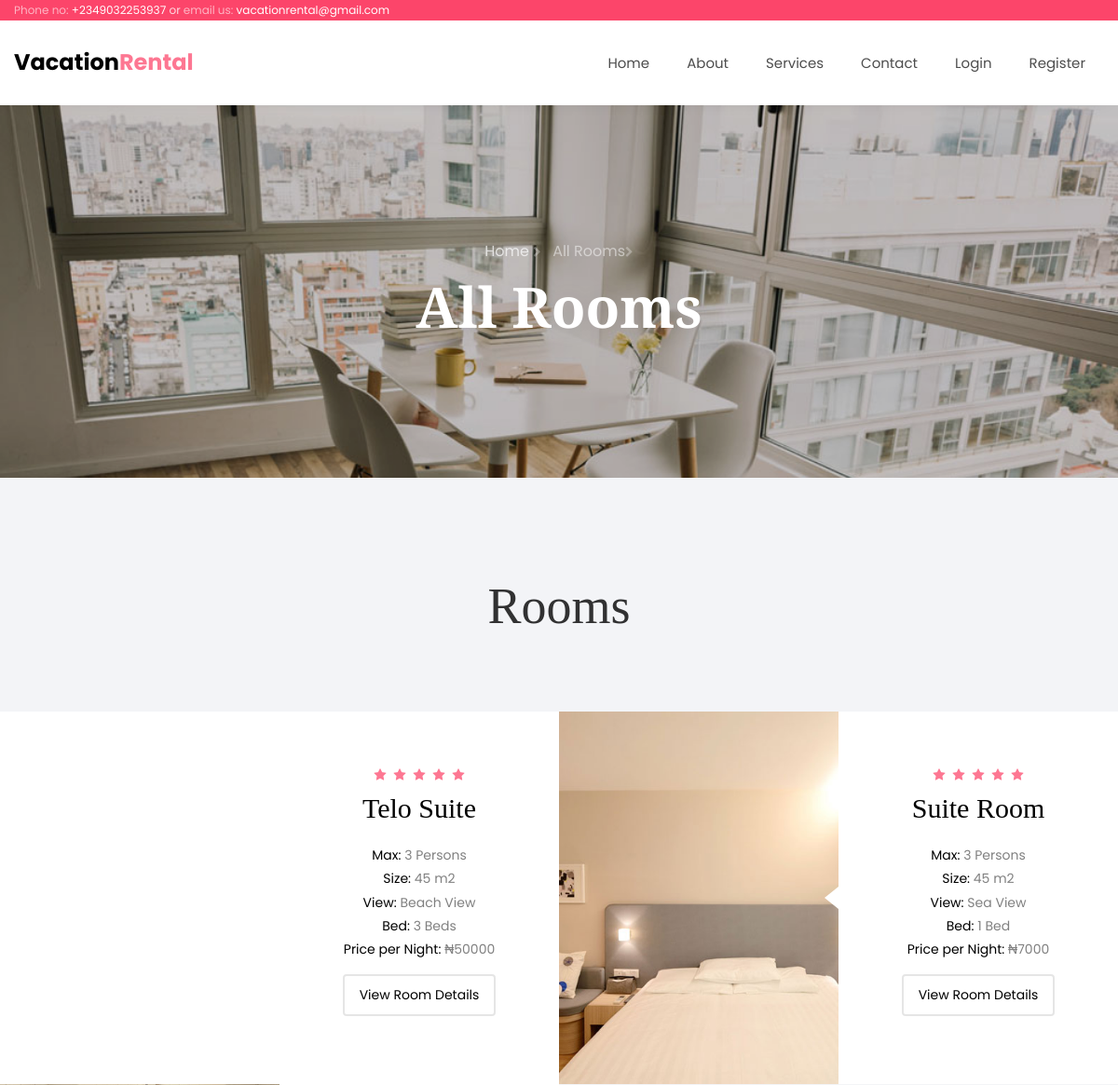
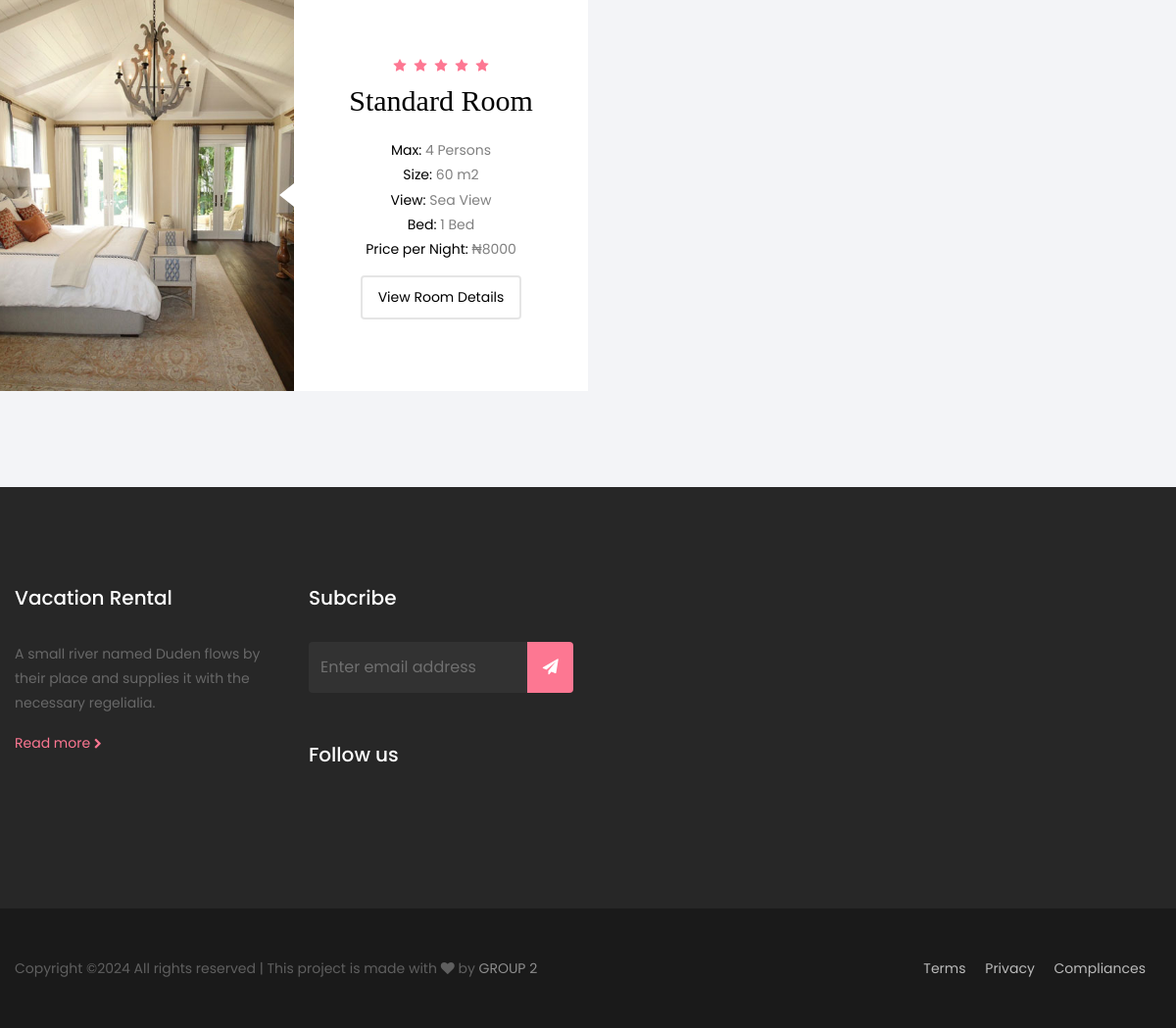
The app's page /allrooms.php with its own data (2 pictures, top to bottom).
### tables this page shows
CREATE TABLE `rooms` (
  `id` int(11) NOT NULL,
  `name` varchar(255) NOT NULL,
  `image` varchar(255) NOT NULL,
  `description` text NOT NULL,
  `price` int(11) NOT NULL,
  `num_persons` int(11) NOT NULL,
  `size` int(11) NOT NULL,
  `view` varchar(255) NOT NULL,
  `num_beds` int(11) NOT NULL,
  `hotel_id` int(11) NOT NULL,
  `hotel_name` varchar(255) NOT NULL,
  `uti_description` text NOT NULL,
  `status` int(11) NOT NULL DEFAULT 1,
  `created_at` timestamp NOT NULL DEFAULT current_timestamp()
);

### allrooms.php (the view)
<?php require "includes/header.php" ?>
<?php require "config/config.php" ?>
<?php
	$rooms = $conn->query("SELECT rooms.* FROM rooms JOIN hotels ON rooms.hotel_id = hotels.id WHERE hotels.status = 1 ORDER BY created_at DESC");
	$rooms->execute();
	$allRooms = $rooms->fetchAll(PDO::FETCH_OBJ);
	$countRooms = $conn->query(" SELECT COUNT(rooms.id) as room_count FROM rooms JOIN hotels ON rooms.hotel_id = hotels.id WHERE hotels.status = 1 AND rooms.status = 1");
	$countAllRooms = $countRooms->fetch(PDO::FETCH_ASSOC);
?>
    <section class="hero-wrap hero-wrap-2" style="background-image: url('images/image_2.jpg');" data-stellar-background-ratio="0.5">
      <div class="overlay"></div>
      <div class="container">
        <div class="row no-gutters slider-text align-items-center justify-content-center">
          <div class="col-md-9 ftco-animate text-center">
          	<p class="breadcrumbs mb-2"><span class="mr-2"><a href="index.php">Home <i class="fa fa-chevron-right"></i></a></span> <span><?php if ($countAllRooms['room_count'] <= 1) { ?> <?php echo 'Room';?><?php } else { ?><?php echo 'All Rooms';?><?php }?><i class="fa fa-chevron-right"></i></span></p>
            <h1 class="mb-0 bread"><?php if ($countAllRooms['room_count'] <= 1) { ?> <?php echo 'Room';?><?php } else { ?><?php echo 'All Rooms';?><?php }?></h1>
          </div>
        </div>
      </div>
    </section>
    <section class="ftco-section bg-light">
		<div class="container-fluid px-md-0">
			<div class="row no-gutters justify-content-center pb-5 mb-3">
				<div class="col-md-7 heading-section text-center ftco-animate">
				<h2><?php if ($countAllRooms['room_count'] <= 1) { ?> <?php echo 'Room';?><?php } else { ?><?php echo 'Rooms';?><?php }?></h2>
				</div>
    		</div>
			<div class="row no-gutters">
			<?php foreach($allRooms as $room) : ?>
    			<div class="col-lg-6">
    				<div class="room-wrap d-md-flex">
    					<a href="<?php echo APPURL; ?>/rooms/room-single.php?id=<?php echo $room->id; ?>" class="img" style="background-image: url(<?php echo ROOMSIMAGES; ?>/<?php echo $room->image; ?>);"></a>
    					<div class="half left-arrow d-flex align-items-center">
    						<div class="text p-4 p-xl-5 text-center">
    							<p class="star mb-0"><span class="fa fa-star"></span><span class="fa fa-star"></span><span class="fa fa-star"></span><span class="fa fa-star"></span><span class="fa fa-star"></span></p>
	    						<h3 class="mb-3"><a href="<?php echo APPURL; ?>/rooms/room-single.php?id=<?php echo $room->id; ?>"><?php echo $room->name; ?></a></h3>
	    						<ul class="list-accomodation">
	    							<li><span>Max:</span> <?php echo $room->num_persons; ?> <?php if ($room->num_persons <=1) { ?> <?php echo 'Person';?><?php } else { ?><?php echo 'Persons';?><?php }?></li>
	    							<li><span>Size:</span> <?php echo $room->size; ?> m2</li>
	    							<li><span>View:</span> <?php echo $room->view; ?></li>
	    							<li><span>Bed:</span> <?php echo $room->num_beds; ?> <?php if ($room->num_beds <=1) { ?> <?php echo 'Bed';?><?php } else { ?><?php echo 'Beds';?><?php }?></li>
									<li><span>Price per Night:</span> ₦<?php echo $room->price; ?></li>
	    						</ul>
	    						<p class="pt-1"><a href="<?php echo APPURL; ?>/rooms/room-single.php?id=<?php echo $room->id; ?>" class="btn-custom px-3 py-2">View Room Details <span class="icon-long-arrow-right"></span></a></p>
    						</div>
    					</div>
    				</div>
    			</div>
				<?php endforeach; ?>
    		</div>
		</div>
	</section>
<?php require "includes/footer.php" ?>

### includes/header.php (shortened to what this page needs)
<!DOCTYPE html>
<html lang="en">
  <head>
    <link rel="stylesheet" href="https://stackpath.bootstrapcdn.com/font-awesome/4.7.0/css/font-awesome.min.css">
    <link rel="stylesheet" href="<?php echo APPURL; ?>/css/animate.css">
    <link rel="stylesheet" href="<?php echo APPURL; ?>/css/owl.carousel.min.css">
    <link rel="stylesheet" href="<?php echo APPURL; ?>/css/owl.theme.default.min.css">
    <link rel="stylesheet" href="<?php echo APPURL; ?>/css/magnific-popup.css">
    <link rel="stylesheet" href="<?php echo APPURL; ?>/css/bootstrap-datepicker.css">
    <link rel="stylesheet" href="<?php echo APPURL; ?>/css/jquery.timepicker.css">
    <link rel="stylesheet" href="<?php echo APPURL; ?>/css/flaticon.css">
    <link rel="stylesheet" href="<?php echo APPURL; ?>/css/style.css">
  </head>
  <body>
		<div class="wrap">
			<div class="container">
				<div class="row justify-content-between">
						<div class="col d-flex align-items-center">
							<p class="mb-0 phone"><span class="mailus">Phone no:</span> <a href="#">+2349032253937</a> or <span class="mailus">email us:</span> <a href="#">vacationrental@gmail.com</a></p>
						</div>
						<div class="col d-flex justify-content-end">
						</div>
				</div>
			</div>
		</div>
		<nav class="navbar navbar-expand-lg navbar-dark ftco_navbar bg-dark ftco-navbar-light" id="ftco-navbar">
	    <div class="container">
	    	<a class="navbar-brand" href="<?php echo APPURL; ?>">Vacation<span>Rental</span></a>
	      <div class="collapse navbar-collapse" id="ftco-nav">
	        <ul class="navbar-nav ml-auto">
	        	<li class="nav-item"><a href="<?php echo APPURL; ?>/index.php" class="nav-link">Home</a></li>
	        	<li class="nav-item"><a href="<?php echo APPURL; ?>/about.php" class="nav-link">About</a></li>
	        	<li class="nav-item"><a href="<?php echo APPURL; ?>/services.php" class="nav-link">Services</a></li>
	          <li class="nav-item"><a href="<?php echo APPURL; ?>/contact.php" class="nav-link">Contact</a></li>
            <?php if(!isset($_SESSION['username'])) : ?>
	          <li class="nav-item"><a href="<?php echo APPURL; ?>/auth/login.php" class="nav-link">Login</a></li>
	          <li class="nav-item"><a href="<?php echo APPURL; ?>/auth/register.php" class="nav-link">Register</a></li>
            <?php endif; ?>
	        </ul>
	      </div>
	    </div>
	  </nav>

### includes/footer.php (shortened to what this page needs)
<footer class="footer">
			<div class="container">
				<div class="row">
					<div class="col-md-6 col-lg-3 mb-md-0 mb-4">
						<h2 class="footer-heading"><a href="#" class="logo">Vacation Rental</a></h2>
						<p>A small river named Duden flows by their place and supplies it with the necessary regelialia.</p>
						<a href="<?php echo APPURL; ?>/about.php">Read more <span class="fa fa-chevron-right" style="font-size: 11px;"></span></a>
					</div>
					<div class="col-md-6 col-lg-3 mb-md-0 mb-4">
						<h2 class="footer-heading">Subcribe</h2>
						<form action="#" class="subscribe-form">
              <div class="form-group d-flex">
                <input type="text" class="form-control rounded-left" placeholder="Enter email address">
                <button type="submit" class="form-control submit rounded-right"><span class="sr-only">Submit</span><i class="fa fa-paper-plane"></i></button>
              </div>
            </form>
            <h2 class="footer-heading mt-5">Follow us</h2>
            <ul class="ftco-footer-social p-0">
            </ul>
					</div>
				</div>
			</div>
			<div class="w-100 mt-5 border-top py-5">
				<div class="container">
					<div class="row">
	          <div class="col-md-6 col-lg-8">
	            <p class="copyright mb-0">Copyright &copy;<script>document.write(new Date().getFullYear());</script> All rights reserved | This project is made with <i class="fa fa-heart" aria-hidden="true"></i> by <a href="<?php echo APPURL; ?>/about.php" target="_blank">GROUP 2</a></p>
	          </div>
	          <div class="col-md-6 col-lg-4 text-md-right">
	          	<p class="mb-0 list-unstyled">
	          		<a class="mr-md-3" href="#">Terms</a>
	          		<a class="mr-md-3" href="#">Privacy</a>
	          		<a class="mr-md-3" href="#">Compliances</a>
	          	</p>
	          </div>
	        </div>
				</div>
			</div>
		</footer>
  </body>
</html>

### records on screen
rooms: name "Telo Suite", num_persons "3", shows "Persons", size "45", view "Beach View", num_beds "3", shows "Beds", price "50000"
rooms: image (picture), name "Suite Room", num_persons "3", shows "Persons", size "45", view "Sea View", num_beds "1", shows "Bed", price "7000"
rooms: image (picture), name "Standard Room", num_persons "4", shows "Persons", size "60", view "Sea View", num_beds "1", shows "Bed", price "8000"
